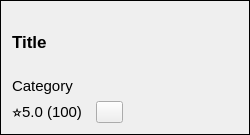
<?xml version="1.0" encoding="UTF-8"?>
<ui version="4.0">
 <class>Form</class>
 <widget class="QFrame" name="Form">
  <property name="geometry">
   <rect>
    <x>0</x>
    <y>0</y>
    <width>250</width>
    <height>135</height>
   </rect>
  </property>
  <property name="sizePolicy">
   <sizepolicy hsizetype="Fixed" vsizetype="Fixed">
    <horstretch>0</horstretch>
    <verstretch>0</verstretch>
   </sizepolicy>
  </property>
  <property name="minimumSize">
   <size>
    <width>250</width>
    <height>135</height>
   </size>
  </property>
  <property name="maximumSize">
   <size>
    <width>250</width>
    <height>135</height>
   </size>
  </property>
  <property name="windowTitle">
   <string>Form</string>
  </property>
  <property name="accessibleName">
   <string>Business Card</string>
  </property>
  <property name="accessibleDescription">
   <string>Click to open business details page</string>
  </property>
  <property name="frameShape">
   <enum>QFrame::Shape::Box</enum>
  </property>
  <layout class="QHBoxLayout" name="horizontalLayout" stretch="1,1">
   <item>
    <layout class="QVBoxLayout" name="verticalLayout" stretch="5,2,1">
     <property name="spacing">
      <number>3</number>
     </property>
     <item>
      <widget class="QLabel" name="title">
       <property name="font">
        <font>
         <pointsize>13</pointsize>
         <bold>true</bold>
        </font>
       </property>
       <property name="text">
        <string>Title</string>
       </property>
       <property name="alignment">
        <set>Qt::AlignmentFlag::AlignLeading|Qt::AlignmentFlag::AlignLeft|Qt::AlignmentFlag::AlignVCenter</set>
       </property>
       <property name="wordWrap">
        <bool>true</bool>
       </property>
      </widget>
     </item>
     <item>
      <widget class="QLabel" name="category">
       <property name="font">
        <font>
         <pointsize>11</pointsize>
        </font>
       </property>
       <property name="text">
        <string>Category</string>
       </property>
      </widget>
     </item>
     <item>
      <layout class="QHBoxLayout" name="horizontalLayout_3">
       <property name="leftMargin">
        <number>0</number>
       </property>
       <property name="topMargin">
        <number>0</number>
       </property>
       <item>
        <widget class="QLabel" name="ratings">
         <property name="font">
          <font>
           <pointsize>11</pointsize>
          </font>
         </property>
         <property name="text">
          <string>⭐5.0 (100)</string>
         </property>
        </widget>
       </item>
       <item>
        <widget class="QPushButton" name="bookmark_button">
         <property name="sizePolicy">
          <sizepolicy hsizetype="Minimum" vsizetype="Fixed">
           <horstretch>10</horstretch>
           <verstretch>0</verstretch>
          </sizepolicy>
         </property>
         <property name="maximumSize">
          <size>
           <width>27</width>
           <height>27</height>
          </size>
         </property>
         <property name="toolTip">
          <string>Add or remove this business from your bookmarks</string>
         </property>
         <property name="accessibleName">
          <string>Bookmark Button</string>
         </property>
         <property name="accessibleDescription">
          <string>Add or remove this business from your bookmarks</string>
         </property>
         <property name="text">
          <string/>
         </property>
         <property name="checkable">
          <bool>true</bool>
         </property>
        </widget>
       </item>
      </layout>
     </item>
    </layout>
   </item>
   <item>
    <widget class="QLabel" name="thumbnail">
     <property name="sizePolicy">
      <sizepolicy hsizetype="Fixed" vsizetype="Fixed">
       <horstretch>0</horstretch>
       <verstretch>0</verstretch>
      </sizepolicy>
     </property>
     <property name="minimumSize">
      <size>
       <width>109</width>
       <height>109</height>
      </size>
     </property>
     <property name="maximumSize">
      <size>
       <width>109</width>
       <height>109</height>
      </size>
     </property>
     <property name="text">
      <string/>
     </property>
     <property name="scaledContents">
      <bool>true</bool>
     </property>
    </widget>
   </item>
  </layout>
 </widget>
 <resources/>
 <connections/>
</ui>
